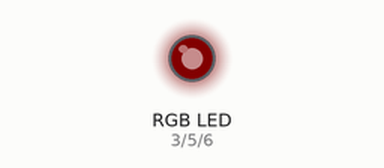
This sketch was run on a simulated Arduino Uno, built with avr-gcc and run on an emulated ATmega328P. Shown: an RGB LED mixed from three pins (HIGH = lit). Dim RGB values are drawn brighter than linear.

Above: at 0.05 s.
At 1.85 s:
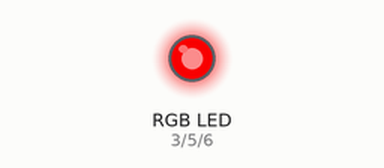
At 3.0 s:
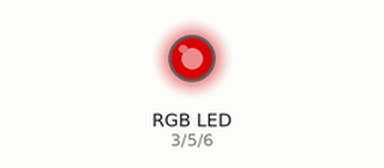
At 5.95 s:
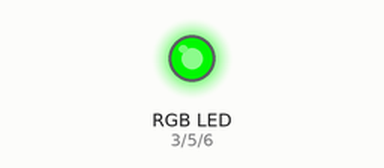
At 9.0 s:
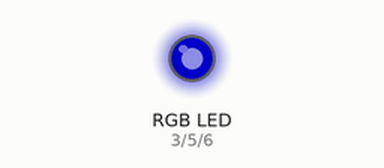
At 11.9 s:
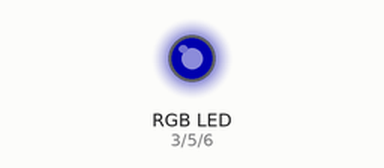
Timing chart, 0 to 16.0 s (numbered marks = the images above):
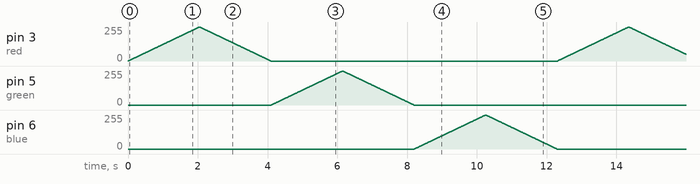

The sketch:

lab1_breathinglight.ino
```cpp
#define red 3
#define green 5
#define blue 6

void setup(){
  pinMode(red, OUTPUT);
  pinMode(green, OUTPUT);
  pinMode(blue, OUTPUT);
}

void loop(){
  for (int i =0; i <= 255;i++)
  {
    analogWrite(red, i);
    delay(2000/250);
  }

   for (int i =255; i >=0;i--) {
    analogWrite(red, i);
    delay(2000/250);
   }


 for (int i =0; i <= 255;i++)
  {
    analogWrite(green, i);
    delay(2000/250);
  }

   for (int i =255; i >=0;i--) {
    analogWrite(green, i);
    delay(2000/250);

   }

for (int i =0; i <= 255;i++)
  {
    analogWrite(blue, i);
    delay(2000/250);
  }

   for (int i =255; i >=0;i--) {
    analogWrite(blue, i);
    delay(2000/250);
}

}
```
